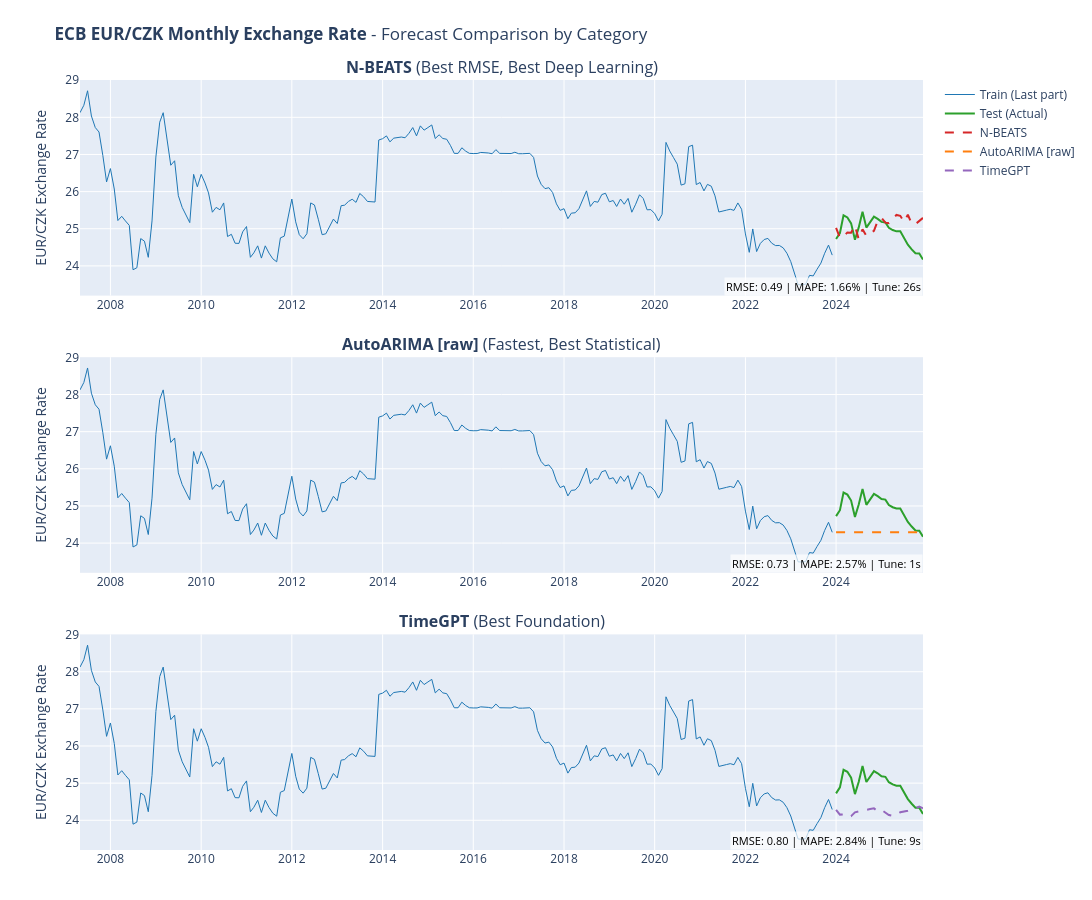

The cell this chart's notebook holds for it:
### Code cell
# 13. Visualize Final Predictions with Best and Fastest Models

fig = plot_forecast_comparison(
    train,
    test,
    final_predictions,
    DATASET_NAME,
    target_column=DATASET_CONFIG.get("target_column"),
    value_unit=DATASET_CONFIG.get("value_unit"),
)
if fig:
    fig.show()
else:
    print("No predictions to visualize.")

### Figure 1 — Plotly figure (JSON) as saved in the notebook; plotly's stock layout.template omitted (floating-point values rounded to 4 significant figures; data arrays with more than 128 entries replaced by an {"elided": "..."} marker saying what was removed)
{"data": [{"hovertemplate": "<b>Train</b><br>Date: %{x}<br>Value: %{y:.2f}<extra></extra>", "line": {"color": "#1f77b4", "width": 1}, "mode": "lines", "name": "Train (Last part)", "showlegend": true, "type": "scatter", "x": {"elided": "200 str values"}, "xaxis": "x", "y": {"elided": "200 float values"}, "yaxis": "y"}, {"hovertemplate": "<b>Actual</b><br>Date: %{x}<br>Value: %{y:.2f}<extra></extra>", "line": {"color": "#2ca02c", "width": 2}, "mode": "lines", "name": "Test (Actual)", "showlegend": true, "type": "scatter", "x": ["2024-01-01T00:00:00", "2024-02-01T00:00:00", "2024-03-01T00:00:00", "2024-04-01T00:00:00", "2024-05-01T00:00:00", "2024-06-01T00:00:00", "2024-07-01T00:00:00", "2024-08-01T00:00:00", "2024-09-01T00:00:00", "2024-10-01T00:00:00", "2024-11-01T00:00:00", "2024-12-01T00:00:00", "2025-01-01T00:00:00", "2025-02-01T00:00:00", "2025-03-01T00:00:00", "2025-04-01T00:00:00", "2025-05-01T00:00:00", "2025-06-01T00:00:00", "2025-07-01T00:00:00", "2025-08-01T00:00:00", "2025-09-01T00:00:00", "2025-10-01T00:00:00", "2025-11-01T00:00:00", "2025-12-01T00:00:00"], "xaxis": "x", "y": [24.73, 24.89, 25.36, 25.31, 25.15, 24.7, 25.03, 25.46, 25.03, 25.18, 25.33, 25.26, 25.18, 25.17, 25.02, 24.97, 24.93, 24.93, 24.75, 24.57, 24.44, 24.34, 24.33, 24.17], "yaxis": "y"}, {"hovertemplate": "<b>N-BEATS</b><br>Roles: Best RMSE, Best Deep Learning<br>Date: %{x}<br>Pred: %{y:.2f}<extra></extra>", "line": {"color": "#d62728", "dash": "dash", "width": 2}, "mode": "lines", "name": "N-BEATS", "showlegend": true, "type": "scatter", "x": ["2024-01-01T00:00:00", "2024-02-01T00:00:00", "2024-03-01T00:00:00", "2024-04-01T00:00:00", "2024-05-01T00:00:00", "2024-06-01T00:00:00", "2024-07-01T00:00:00", "2024-08-01T00:00:00", "2024-09-01T00:00:00", "2024-10-01T00:00:00", "2024-11-01T00:00:00", "2024-12-01T00:00:00", "2025-01-01T00:00:00", "2025-02-01T00:00:00", "2025-03-01T00:00:00", "2025-04-01T00:00:00", "2025-05-01T00:00:00", "2025-06-01T00:00:00", "2025-07-01T00:00:00", "2025-08-01T00:00:00", "2025-09-01T00:00:00", "2025-10-01T00:00:00", "2025-11-01T00:00:00", "2025-12-01T00:00:00"], "xaxis": "x", "y": [25.03, 24.75, 24.79, 24.9, 24.89, 25.08, 24.72, 24.99, 24.8, 24.87, 24.94, 25.21, 25.29, 25.16, 25.15, 25.25, 25.37, 25.35, 25.19, 25.38, 25.13, 25.12, 25.2, 25.29], "yaxis": "y"}, {"hovertemplate": "<b>Train</b><br>Date: %{x}<br>Value: %{y:.2f}<extra></extra>", "line": {"color": "#1f77b4", "width": 1}, "mode": "lines", "name": "Train (Last part)", "showlegend": false, "type": "scatter", "x": {"elided": "200 str values"}, "xaxis": "x2", "y": {"elided": "200 float values"}, "yaxis": "y2"}, {"hovertemplate": "<b>Actual</b><br>Date: %{x}<br>Value: %{y:.2f}<extra></extra>", "line": {"color": "#2ca02c", "width": 2}, "mode": "lines", "name": "Test (Actual)", "showlegend": false, "type": "scatter", "x": ["2024-01-01T00:00:00", "2024-02-01T00:00:00", "2024-03-01T00:00:00", "2024-04-01T00:00:00", "2024-05-01T00:00:00", "2024-06-01T00:00:00", "2024-07-01T00:00:00", "2024-08-01T00:00:00", "2024-09-01T00:00:00", "2024-10-01T00:00:00", "2024-11-01T00:00:00", "2024-12-01T00:00:00", "2025-01-01T00:00:00", "2025-02-01T00:00:00", "2025-03-01T00:00:00", "2025-04-01T00:00:00", "2025-05-01T00:00:00", "2025-06-01T00:00:00", "2025-07-01T00:00:00", "2025-08-01T00:00:00", "2025-09-01T00:00:00", "2025-10-01T00:00:00", "2025-11-01T00:00:00", "2025-12-01T00:00:00"], "xaxis": "x2", "y": [24.73, 24.89, 25.36, 25.31, 25.15, 24.7, 25.03, 25.46, 25.03, 25.18, 25.33, 25.26, 25.18, 25.17, 25.02, 24.97, 24.93, 24.93, 24.75, 24.57, 24.44, 24.34, 24.33, 24.17], "yaxis": "y2"}, {"hovertemplate": "<b>AutoARIMA [raw]</b><br>Roles: Fastest, Best Statistical<br>Date: %{x}<br>Pred: %{y:.2f}<extra></extra>", "line": {"color": "#ff7f0e", "dash": "dash", "width": 2}, "mode": "lines", "name": "AutoARIMA [raw]", "showlegend": true, "type": "scatter", "x": ["2024-01-01T00:00:00", "2024-02-01T00:00:00", "2024-03-01T00:00:00", "2024-04-01T00:00:00", "2024-05-01T00:00:00", "2024-06-01T00:00:00", "2024-07-01T00:00:00", "2024-08-01T00:00:00", "2024-09-01T00:00:00", "2024-10-01T00:00:00", "2024-11-01T00:00:00", "2024-12-01T00:00:00", "2025-01-01T00:00:00", "2025-02-01T00:00:00", "2025-03-01T00:00:00", "2025-04-01T00:00:00", "2025-05-01T00:00:00", "2025-06-01T00:00:00", "2025-07-01T00:00:00", "2025-08-01T00:00:00", "2025-09-01T00:00:00", "2025-10-01T00:00:00", "2025-11-01T00:00:00", "2025-12-01T00:00:00"], "xaxis": "x2", "y": [24.29, 24.29, 24.29, 24.29, 24.29, 24.29, 24.29, 24.29, 24.29, 24.29, 24.29, 24.29, 24.29, 24.29, 24.29, 24.29, 24.29, 24.29, 24.29, 24.29, 24.29, 24.29, 24.29, 24.29], "yaxis": "y2"}, {"hovertemplate": "<b>Train</b><br>Date: %{x}<br>Value: %{y:.2f}<extra></extra>", "line": {"color": "#1f77b4", "width": 1}, "mode": "lines", "name": "Train (Last part)", "showlegend": false, "type": "scatter", "x": {"elided": "200 str values"}, "xaxis": "x3", "y": {"elided": "200 float values"}, "yaxis": "y3"}, {"hovertemplate": "<b>Actual</b><br>Date: %{x}<br>Value: %{y:.2f}<extra></extra>", "line": {"color": "#2ca02c", "width": 2}, "mode": "lines", "name": "Test (Actual)", "showlegend": false, "type": "scatter", "x": ["2024-01-01T00:00:00", "2024-02-01T00:00:00", "2024-03-01T00:00:00", "2024-04-01T00:00:00", "2024-05-01T00:00:00", "2024-06-01T00:00:00", "2024-07-01T00:00:00", "2024-08-01T00:00:00", "2024-09-01T00:00:00", "2024-10-01T00:00:00", "2024-11-01T00:00:00", "2024-12-01T00:00:00", "2025-01-01T00:00:00", "2025-02-01T00:00:00", "2025-03-01T00:00:00", "2025-04-01T00:00:00", "2025-05-01T00:00:00", "2025-06-01T00:00:00", "2025-07-01T00:00:00", "2025-08-01T00:00:00", "2025-09-01T00:00:00", "2025-10-01T00:00:00", "2025-11-01T00:00:00", "2025-12-01T00:00:00"], "xaxis": "x3", "y": [24.73, 24.89, 25.36, 25.31, 25.15, 24.7, 25.03, 25.46, 25.03, 25.18, 25.33, 25.26, 25.18, 25.17, 25.02, 24.97, 24.93, 24.93, 24.75, 24.57, 24.44, 24.34, 24.33, 24.17], "yaxis": "y3"}, {"hovertemplate": "<b>TimeGPT</b><br>Roles: Best Foundation<br>Date: %{x}<br>Pred: %{y:.2f}<extra></extra>", "line": {"color": "#9467bd", "dash": "dash", "width": 2}, "mode": "lines", "name": "TimeGPT", "showlegend": true, "type": "scatter", "x": ["2024-01-01T00:00:00", "2024-02-01T00:00:00", "2024-03-01T00:00:00", "2024-04-01T00:00:00", "2024-05-01T00:00:00", "2024-06-01T00:00:00", "2024-07-01T00:00:00", "2024-08-01T00:00:00", "2024-09-01T00:00:00", "2024-10-01T00:00:00", "2024-11-01T00:00:00", "2024-12-01T00:00:00", "2025-01-01T00:00:00", "2025-02-01T00:00:00", "2025-03-01T00:00:00", "2025-04-01T00:00:00", "2025-05-01T00:00:00", "2025-06-01T00:00:00", "2025-07-01T00:00:00", "2025-08-01T00:00:00", "2025-09-01T00:00:00", "2025-10-01T00:00:00", "2025-11-01T00:00:00", "2025-12-01T00:00:00"], "xaxis": "x3", "y": [24.28, 24.15, 24.16, 24.09, 24.11, 24.21, 24.24, 24.26, 24.27, 24.3, 24.32, 24.24, 24.28, 24.19, 24.14, 24.12, 24.14, 24.22, 24.23, 24.26, 24.29, 24.32, 24.37, 24.32], "yaxis": "y3"}], "layout": {"annotations": [{"font": {"size": 16}, "showarrow": false, "text": "<b>N-BEATS</b> (Best RMSE, Best Deep Learning)", "x": 0.5, "xanchor": "center", "xref": "paper", "y": 1, "yanchor": "bottom", "yref": "paper"}, {"font": {"size": 16}, "showarrow": false, "text": "<b>AutoARIMA [raw]</b> (Fastest, Best Statistical)", "x": 0.5, "xanchor": "center", "xref": "paper", "y": 0.64, "yanchor": "bottom", "yref": "paper"}, {"font": {"size": 16}, "showarrow": false, "text": "<b>TimeGPT</b> (Best Foundation)", "x": 0.5, "xanchor": "center", "xref": "paper", "y": 0.28, "yanchor": "bottom", "yref": "paper"}, {"bgcolor": "rgba(255,255,255,0.7)", "font": {"color": "black", "size": 11}, "showarrow": false, "text": "RMSE: 0.49 | MAPE: 1.66% | Tune: 26s", "x": 1, "xanchor": "right", "xref": "x domain", "y": 0, "yanchor": "bottom", "yref": "y domain"}, {"bgcolor": "rgba(255,255,255,0.7)", "font": {"color": "black", "size": 11}, "showarrow": false, "text": "RMSE: 0.73 | MAPE: 2.57% | Tune: 1s", "x": 1, "xanchor": "right", "xref": "x2 domain", "y": 0, "yanchor": "bottom", "yref": "y2 domain"}, {"bgcolor": "rgba(255,255,255,0.7)", "font": {"color": "black", "size": 11}, "showarrow": false, "text": "RMSE: 0.80 | MAPE: 2.84% | Tune: 9s", "x": 1, "xanchor": "right", "xref": "x3 domain", "y": 0, "yanchor": "bottom", "yref": "y3 domain"}], "height": 900, "margin": {"b": 50, "t": 80}, "showlegend": true, "title": {"text": "<b>ECB EUR/CZK Monthly Exchange Rate</b> - Forecast Comparison by Category"}, "width": 1700, "xaxis": {"anchor": "y", "domain": [0, 1]}, "xaxis2": {"anchor": "y2", "domain": [0, 1]}, "xaxis3": {"anchor": "y3", "domain": [0, 1]}, "yaxis": {"anchor": "x", "domain": [0.72, 1], "title": {"text": "EUR/CZK Exchange Rate"}}, "yaxis2": {"anchor": "x2", "domain": [0.36, 0.64], "title": {"text": "EUR/CZK Exchange Rate"}}, "yaxis3": {"anchor": "x3", "domain": [0, 0.28], "title": {"text": "EUR/CZK Exchange Rate"}}}}
